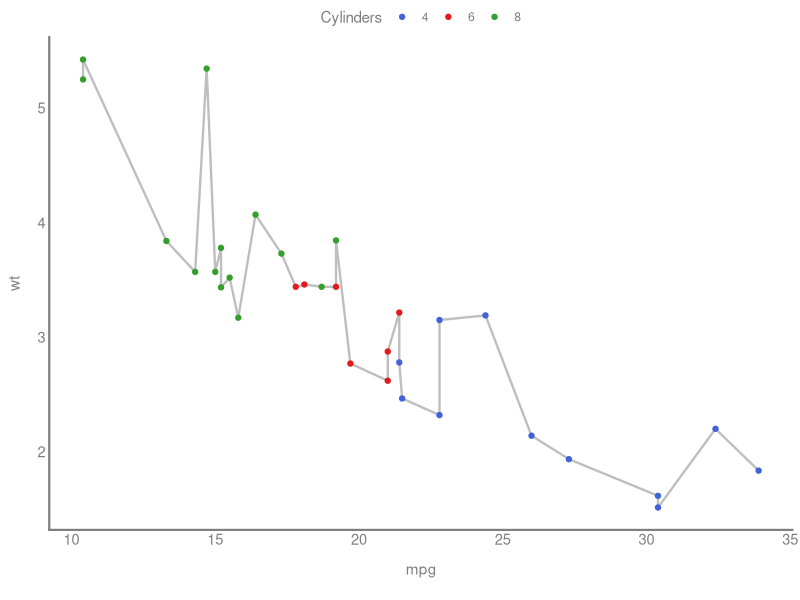
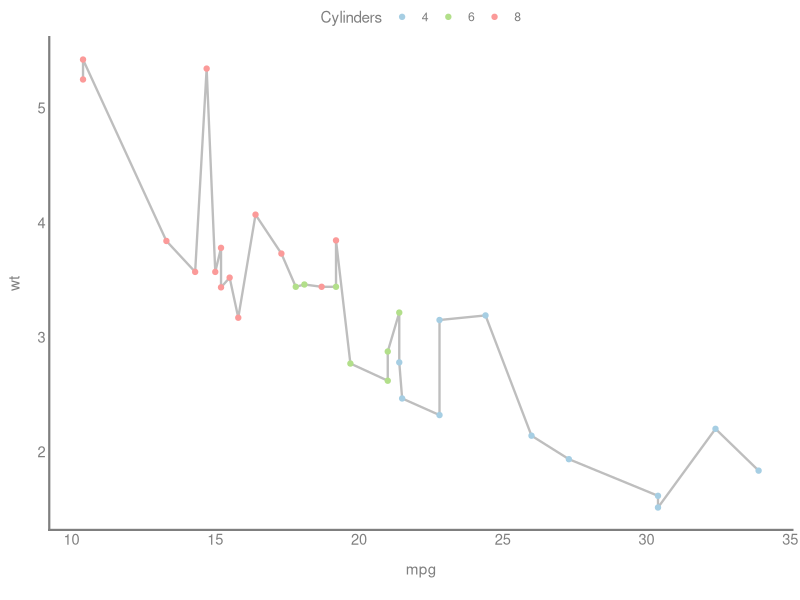
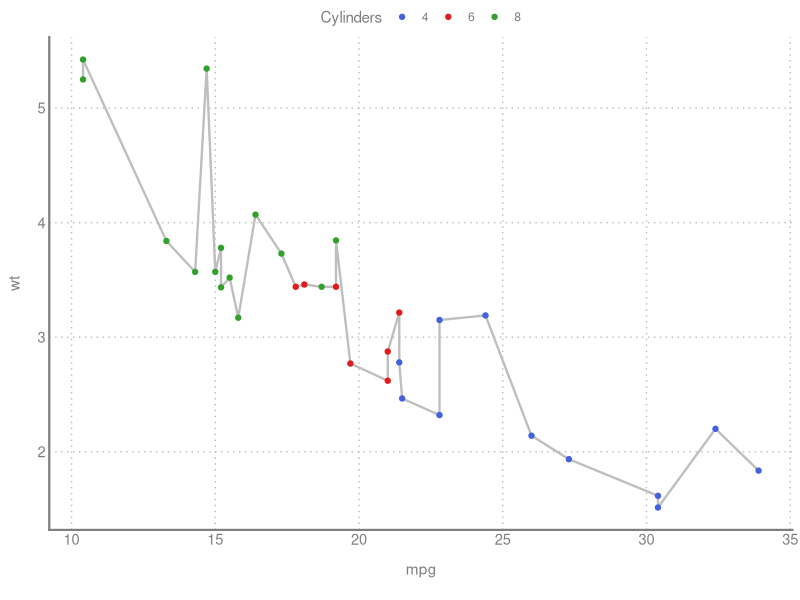
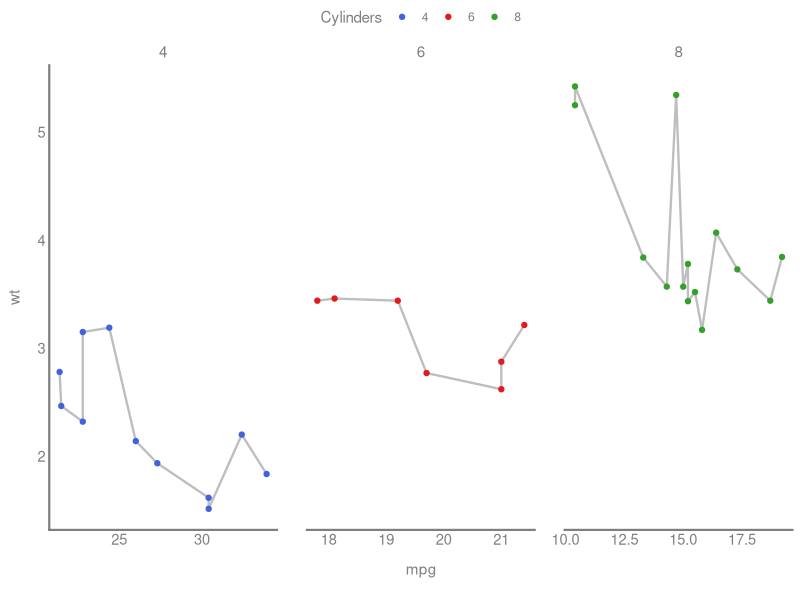

Reproduce these figures in R, in order.
#' Theme 'ebt'
#'
#' Basic ggplot2 theme.

library(ggplot2)
library(ggthemes)

theme_ebt <- function(){
    col <- 'gray50'
    theme_minimal() +
    theme(panel.background = element_blank(),
          panel.grid.major = element_blank(),
          panel.grid.minor = element_blank(),
          text = element_text(colour = col),
          axis.line = element_line(colour = col),
          axis.title.y = element_text(margin = margin(r = 10)),
          axis.title.x = element_text(margin = margin(t = 10, b = 10)),
          axis.text.y = element_text(size = rel(1.2),
                                     margin = margin(r = rel(0)), colour = col),
          axis.text.x = element_text(size = rel(1.2),
                                     margin = margin(t = rel(0)), colour = col),
          panel.border = element_blank(),
          axis.line.x = element_line(size = rel(1.5), lineend = 2),
          axis.line.y = element_line(size = rel(1.5), lineend = 2),
          strip.text = element_text(colour = col, size = rel(1)),
          legend.position = 'top',
          legend.margin = margin(t = -2, b = -5),
          panel.spacing = unit(1.5, 'lines')
         )
}

palette_ebt <- function(mood = 'dark'){
    # define colors
    dcol <- c('#4162DC', '#e31a1c', '#33a02c', '#ff7f00', '#A80BA7')
    lcol <- c('#a6cee3', '#b2df8a', '#fb9a99', '#DDCC77', '#fdbf6f')

    # add color scales
    colrd <- scale_colour_manual(values = dcol)
    colrl <- scale_colour_manual(values = lcol)

    if(mood == 'dark') return(colrd);
    if(mood == 'light') return(colrl);
}

# example
data(mpg)

p <- ggplot(mtcars, aes(mpg, wt, colour = factor(cyl))) +
     geom_line(colour = 'gray', lwd = 0.8) + geom_point() +
     labs(colour = 'Cylinders')

p <- p + theme_ebt()

# dark color scheme
p + palette_ebt()

# light color scheme
p + palette_ebt('light')

# add grid lines if needed
p <- p + palette_ebt()
p + theme(panel.grid.major = element_line(colour = 'gray', linetype = 'dotted'))

# use facet grid if needed
p + facet_grid(. ~ cyl, scales = 'free')
